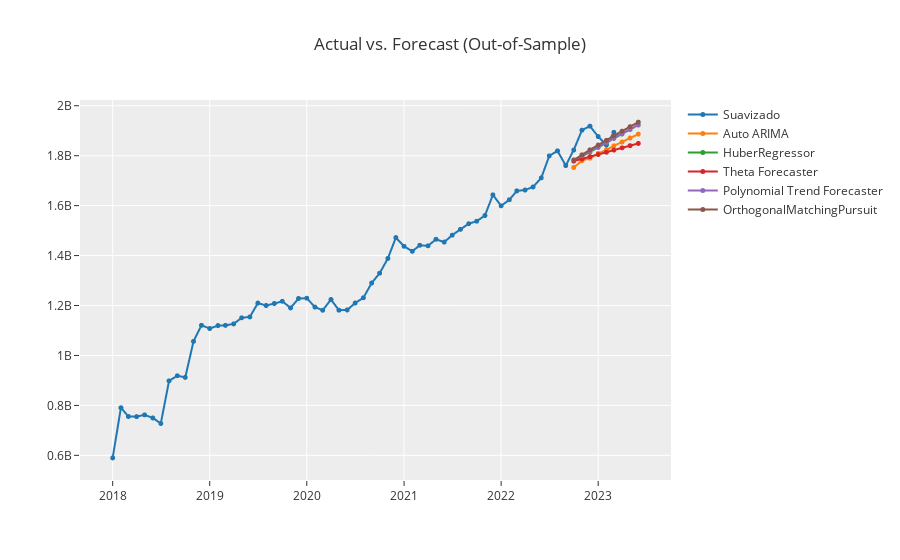

Notebook source saved alongside this figure:
### Markdown cell above
### Prediction

### Code cell
plot_model(top_models, plot = 'forecast', data_kwargs = {'fh': 9})
